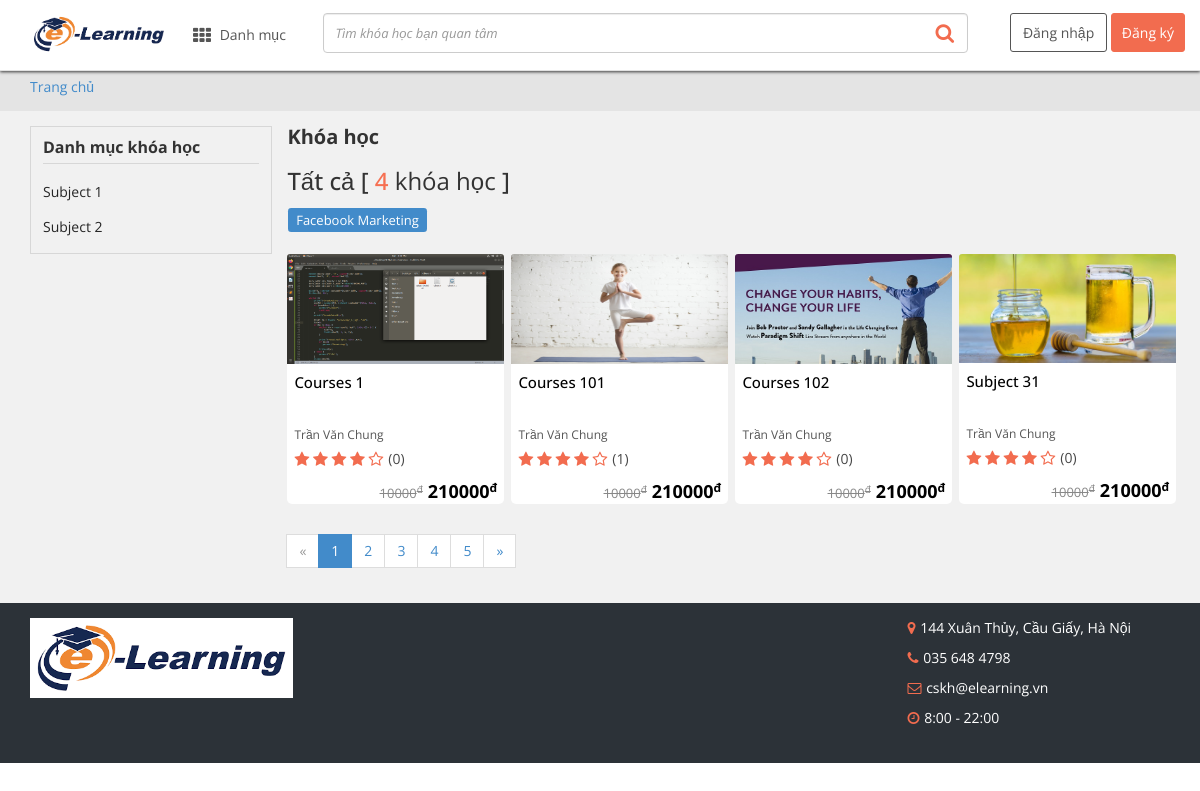
/course/l_course/, run on an earlier commit of the app's database.
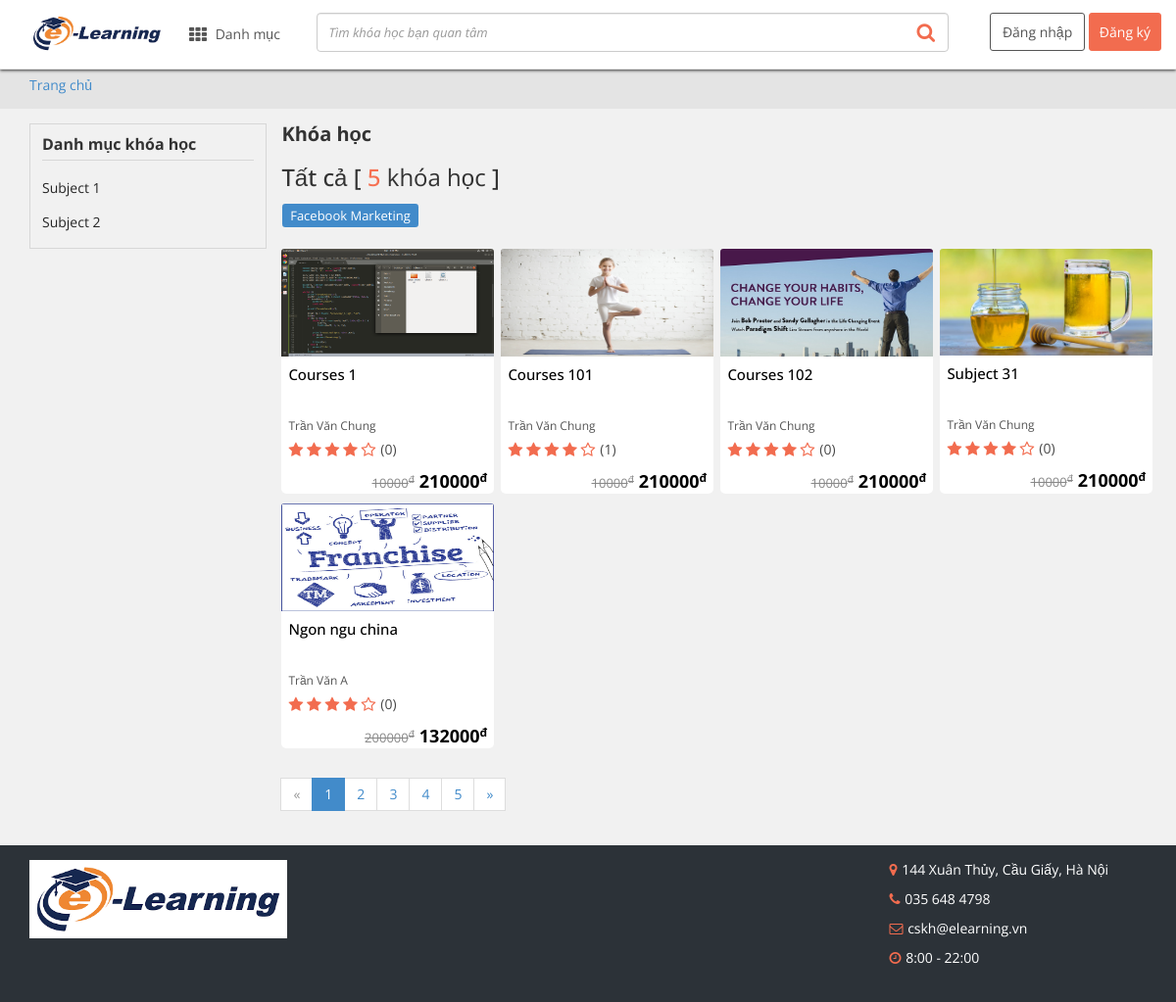
And on a later commit of the database.
### courser/models.py (models this page shows, shortened)
class Subject(models.Model):
    title = models.CharField(max_length=200,  unique=True)
    icon = models.ImageField(upload_to="course/subject", verbose_name="image_teacher",default="image/default.png", max_length=100)
    class Meta:
        abstract = False

class Course(models.Model):
    tag = models.ForeignKey(Tag,
                            related_name='courses',
                            on_delete=models.CASCADE)
    own_teacher = models.ForeignKey(Teacher,
                                related_name='courses',
                                on_delete=models.CASCADE)
    title = models.CharField(max_length=200, unique=True)
    image = models.ImageField(upload_to="course/courses", verbose_name="image", max_length=100)
    rate = models.IntegerField(default=0, verbose_name="rate")
    rate_student = models.IntegerField(default=0, verbose_name="rate_student")
    value_old = models.CharField(max_length=500)
    value_new = models.CharField(max_length=500)
    description = models.CharField(max_length=500)
    students = models.IntegerField(default=0, verbose_name="students")
    video_ins = models.CharField(max_length=500)
    you_need_know = models.CharField(max_length=3000, verbose_name="you_need_know", default='')
    overview = models.TextField()
    learn_times = models.CharField(max_length=500)
    module_nums = models.IntegerField(default=0, verbose_name="module_nums")
    click_nums = models.IntegerField(default=0, verbose_name="click_nums")
    fav_nums = models.IntegerField(default=0, verbose_name="fav_nums")
    teacher_tell = models.CharField(max_length=300, verbose_name="teacher_tell", default='')
    created = models.DateTimeField(auto_now_add=True)
    class Meta:
        verbose_name = "course"
        verbose_name_plural = verbose_name

### user/models.py (models this page shows, shortened)
class Account(models.Model):
    user_name = models.CharField(max_length=50, verbose_name="user_name")
    pass_word = models.CharField(max_length=50, verbose_name="pass_word")
    email = models.CharField(max_length=50, verbose_name="email")
    fullname = models.CharField(max_length=50, verbose_name="fullname")
    address = models.CharField(max_length=100, default="")
    last_login = models.DateTimeField(null=True)
    class Meta:
        abstract = True

class Teacher(Account):
    work_years = models.IntegerField(default=0, verbose_name="work_years")
    work_company = models.CharField(max_length=50, verbose_name="work_company")
    work_position = models.CharField(max_length=50, verbose_name="work_position")
    points = models.CharField(max_length=50, verbose_name="points")
    click_nums = models.IntegerField(default=0, verbose_name="click_nums")
    fav_nums = models.IntegerField(default=0, verbose_name="fav_nums")
    add_time = models.DateTimeField(default=datetime.now)
    age = models.IntegerField(default=18, verbose_name="age")
    image = models.ImageField(upload_to="user/teacher", verbose_name="image_teacher",default="user/teacher/default.jpg", max_length=100)
    class Meta:
        verbose_name = "teacher"
        verbose_name_plural = verbose_name

### courser/views.py (the view, shortened to what this page needs)
# urls.py: path('l_course/', Guest_Course.as_view(), name='list_course'),
class Guest_Course(View):
	def get(self ,request):
		try:
			if request.session['type'] == '1':
				user = Student.objects.filter(id=request.session['id'])[0]
				content = {
					'user' : user,
					'type' : request.session['type'],
					'subjects' : Subject.objects.all(),
					'tags' : Tag.objects.all(),
					'courses' : Course.objects.all(),
					'count' : Course.objects.all().count()
				}
				content.update(menuBar)
				return render(request, 'guest/list_course.html',content)
			else:
				user = Teacher.objects.filter(id=request.session['id'])[0]
				content = {
					'user' : user,
					'subjects' : Subject.objects.all(),
					'tags' : Tag.objects.all(),
					'type' : request.session['type'],
					'courses' : Course.objects.all(),
					'count' : Course.objects.all().count()
				}
				content.update(menuBar)
				return render(request, 'guest/list_course.html',content)
		except Exception as e:
			content = {
				'subjects' : Subject.objects.all(),
				'tags' : Tag.objects.all(),
				'courses' : Course.objects.all(),
				'count' : Course.objects.all().count()
			}
			content.update(menuBar)
			return render(request, 'guest/list_course.html', content)

### courser/templates/guest/list_course.html (shortened to what this page needs)
{% extends "base.html" %}
{% block content %}
<div class="container-fluid bg-br-2">
   <div class="container">
      <ol class="breadcrumb">
         <li><a href="{% url 'home-view' %}">Trang chủ</a></li>
      </ol>
   </div>
</div>
<div class="container-fluid bg-br" style="padding:15px 0">
   <div class="container">
      <div class="row">
         <div class="col-lg-3 col-md-3 col-sm-4 u-list-leftbar hidden-xs ">
            <section>
               <div class="u-cate-list">
                  <p style="font-size: 16px;font-weight: bold;border-bottom: 1px solid #d7d7d7;margin-bottom: 10px;padding-bottom: 5px;">Danh mục khóa học</p>
                  <ul>
	                {% for s in subjects %}
   						<li>
   							<a title="{{s.title}}" aria-hidden="true" href=""></i> {{s.title}}</a>
   						</li>
	                {% endfor %}
                  </ul>
               </div>
            </section>
         </div>
         <div class="col-lg-9 col-md-9 col-sm-9 col-xs-12 main-content" style="">
            <div class="u-all-course">
               <h1 style="font-size: 20px;font-family: inherit;line-height: 1.1;color: inherit;margin-top: 0px;">Khóa học </h1>
               <h3>
                  Tất cả [ <span class="p-or">{{count}}</span>
                  <p> khóa học</p>
                  ]
               </h3>
               <section>
                  <div class="u-hot-cate" style="border: none;padding: 0px 0px;">
                     <ul>
                        <li><a href="../tag/facebook-marketing.html"><span class="label label-primary">Facebook Marketing</span></a></li>
                     </ul>
                  </div>
               </section>
               <br>
               <section>
                  <ul>
                   {% for c in courses %}
                     <li>
                       	<div class="box-pop ">
                           <a href="{% url 'show_course' c.id %}" class="course-box-slider pop" data-placement="left" data-toggle="popover" data-container="body" data-html="true" data-original-title="" title="">
                              <div class="img-course">
                                 <img style="max-height:110px;width:100%;"  class="img-responsive " src="{{c.image.url}}" alt="">
                              </div>
                              <div class="content-course">
                                 <h3 class="title-course" style="font-size:15px;overflow: hidden;margin-top: 8px;height: 44px;"><span >{{c.title}}</span></h3>
                                 <div class="name-gv">
                                    <b>
                                    {{c.own_teacher.fullname}}</b>
                                 </div>
                                 <div class="rate-course" style="display: inline-block;" itemscope >
                                    <span class="star-rate">
                                    <i class="fa fa-star co-or" aria-hidden="true"></i>
                                    <i class="fa fa-star co-or" aria-hidden="true"></i>
                                    <i class="fa fa-star co-or" aria-hidden="true"></i>
                                    <i class="fa fa-star co-or" aria-hidden="true"></i>
                                    <i class="fa fa-star-o co-or" aria-hidden="true"></i>
                                    </span>
                                    <span class="n-rate">(<span >{{c.rate_student}}</span>)</span>
                                 </div>
                              </div>
                              <div class="price-course ">
                                 <span class="price-a" value="{{c.value_new}}">{{c.value_new}}<sup>đ</sup></span>
                                 <span class="price-b">{{c.value_old}}<sup>đ</sup></span>
                              </div>
                           </a>
                        </div>
                     </li>
                     {% endfor %}
                  </ul>
               </section>
            </div>
            <div class="u-number-page">
               <ul class="pagination">
                  <li class="prev disabled"><span>&laquo;</span></li>
                  <li class="active"><a href="marketing.html?page=1" data-page="0">1</a></li>
                  <li><a href="marketing4658.html?page=2" data-page="1">2</a></li>
                  <li><a href="marketing9ba9.html?page=3" data-page="2">3</a></li>
                  <li><a href="marketingfdb0.html?page=4" data-page="3">4</a></li>
                  <li><a href="marketingaf4d.html?page=5" data-page="4">5</a></li>
                  <li class="next"><a href="marketing4658.html?page=2" data-page="1">&raquo;</a></li>
               </ul>
            </div>
         </div>
      </div>
   </div>
</div>
{% endblock content %}

### courser/templates/base.html (shortened to what this page needs)
{% load static %}
<!DOCTYPE html PUBLIC "-//W3C//DTD XHTML 1.0 Transitional//EN" "http://www.w3.org/TR/xhtml1/DTD/xhtml1-transitional.dtd">
<html xmlns="http://www.w3.org/1999/xhtml" xml:lang="vi" xmlns:og="http://ogp.me/ns#" xmlns:fb="http://ogp.me/ns/fb#">
   <head>
      <link href="{% static 'media/styles_v2018/bootstrap.css' %}" rel="stylesheet">
      <link href="{% static 'media/styles_v2018/font-awesome.css' %}" rel="stylesheet">
      <link href="{% static 'media/styles_v2018/slick.css' %}" rel="stylesheet">
      <link href="{% static 'media/styles_v2018/slick-theme.css' %}" rel="stylesheet">
      <link href="{% static 'media/styles_v2018/bootstrap.offcanvas.min.css' %}" rel="stylesheet">
      <link href="{% static 'media/styles_v2018/sidenav.min.css' %}" rel="stylesheet">
      <link href="{% static 'media/styles_v2018/maine67d.css' %}" rel="stylesheet">
      <link href="{% static 'media/styles_v2018/library/bootstrap-select.min.css' %}" rel="stylesheet">
      <link href="{% static 'media/styles_v2018/owl.carousel.css' %}" rel="stylesheet">
      <link href="{% static 'media/styles_v2018/owl.theme.default.min.css' %}" rel="stylesheet">
   </head>
   <body>
      <link rel="stylesheet" href="{% static 'media/styles_v2018/animate.css' %}">
      <header>
         <div class="clearfix" style="position: relative;">
            <div class="unica-home-menutop hidden-xs">
               <div class="container-fluid">
                  <div class="row col-width-lg">
                     <div class="col-lg-3 col-md-3 col-sm-4 cate-md">
                        <a class="unica-logo" href="{% url 'home-view' %}"><img class="img-responsive" src="{% static 'media/images_v2018/logo.png' %}" alt="" width="138" height="33" /></a>
                        <div class="unica-menu-cate">
                           <i class="fa fa-th" aria-hidden="true"></i> Danh mục
                        </div>
                     </div>
                     <div class="col-lg-7 col-md-6 col-sm-5 cate-sm">
                        <form class="unica-search-boxtop navbar-form form-inline" method="GET" action="https://unica.vn/search">
                           <input autocomplete="off" name="key" type="text" class="form-control unica-form" placeholder="Tìm khóa học bạn quan tâm">
                           <button type="submit" class="btn unica-btn-search"><i class="fa fa-search" aria-hidden="true" style="padding-top: 4px;"></i></button>
                        </form>
                     </div>
                     <div class="col-lg-2 col-md-4 col-sm-5 cate-sm">
                        {% if request.session.type == '1' %}
                        <ul class="db-item">
                           <li><a class="db-item-learn hidden-xs" href="{% url 'courseuser-view' %}"><i class="fa fa-sign-in" aria-hidden="true"></i> Vào học</a></li>
                           <li class="btn-group mgtOp">
                              <a class="db-item-circle dropdown-toggle" data-toggle="dropdown" href="#"><img class="img-responsive" src="{{user.image.url}}" alt=""/><span class="caret"></span></a>
                              <ul class="dropdown-menu db-drop">
                                 <li><a href="{% url 'courseuser-view' %}"><i class="fa fa-list-alt" aria-hidden="true"></i> Vào học</a></li>
                                 <li><a href="{% url 'profile-view' %}"><i class="fa fa-user" aria-hidden="true"></i> Cập nhật hồ sơ </a></li>
                                 <li>
                                 </li>
                                 <li class="divider"></li>
                                 <li><a href="{% url 'logout-view' %}" class="btnDangxuat"><i class="fa fa-sign-out" aria-hidden="true"></i> Đăng xuất</a></li>
                              </ul>
                           </li>
                        </ul>
                        {% else %}
                        <ul class="unica-acc-zone">
                           <li><a class="unica-reg-acc" href="{% url 'login-view' %}">Đăng nhập</a></li>
                           <li><a class="unica-log-acc" href="{% url 'register-view' %}">Đăng ký</a></li>
                        </ul>
                        {% endif %}
                     </div>
                  </div>
               </div>
            </div>
         </div>
      </header>
      <main>
        {% block content %}{% endblock content %}
      </main>
      <footer>
         <div id="footer2">
            <div class="container">
               <div class="row">
                  <div class="col-lg-3 col-md-3 col-sm-4 col-xs-6 hei2 pdr pdl">
                     <span class="logo-footer">
                     <a class="navbar-brand" href="{% url 'home-view' %}"><img class="img-responsive" src="{% static 'media/images_v2018/logo.png' %}"></a>
                     </span>
                  </div>
                  <div class="col-lg-3 col-md-3 col-sm-4 col-xs-6 hei2 pdr pdl">
                  </div>
                  <div class="col-lg-3 col-md-3 col-sm-4 col-xs-6 hei2 pdr pdl">
                  </div>
                  <div class="col-lg-3 col-md-3 col-sm-4 col-xs-6 hei2 pdr pdl">
                    <ul>
                    <li>
                    <i class="fa fa-map-marker" aria-hidden="true"></i>
                    <span style="color: white;">144 Xuân Thủy, Cầu Giấy, Hà Nội</span>
                    </li>
                    <li>
                    <i class="fa fa-phone" aria-hidden="true"></i>
                    <a href="tel:0356844798">035 648 4798</a>
                    </li>
                    <li>
                    <i class="fa fa-envelope-o" aria-hidden="true"></i>
                    <span style="color: white;">cskh@elearning.vn </span>
                    </li>
                    <li>
                    <i class="fa fa-clock-o" aria-hidden="true"></i>
                    <span style="color: white;">8:00 - 22:00 </span>
                    </li>
                    </ul>
                  </div>
               </div>
            </div>
         </div>
      </footer>
   </body>
</html>

### courser/templates/base.html (style rules this page uses)
.sm-mobile-menu,.unica-home-menutop { position: fixed !important;top: 0px;z-index: 2000;width: 100%;background: white; }
#footer2 ul li { margin-left: 0px; }

What changed in the data, as far as the page shows it:
added Course: image (picture), title "Ngon ngu china", own_teacher.fullname "Trần Văn A", rate_student "0", value_new "132000", value_old "200000"
Also different on the page:
{{ count }}: "4" → "5"
